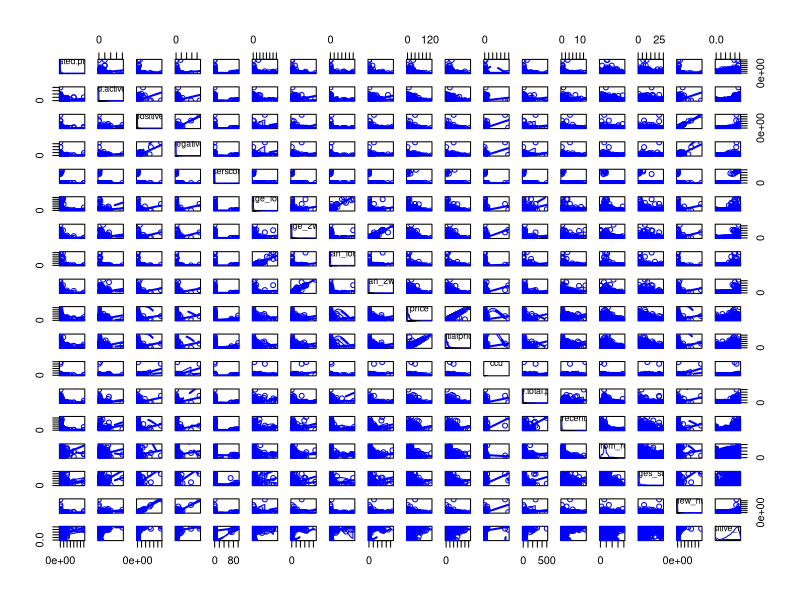
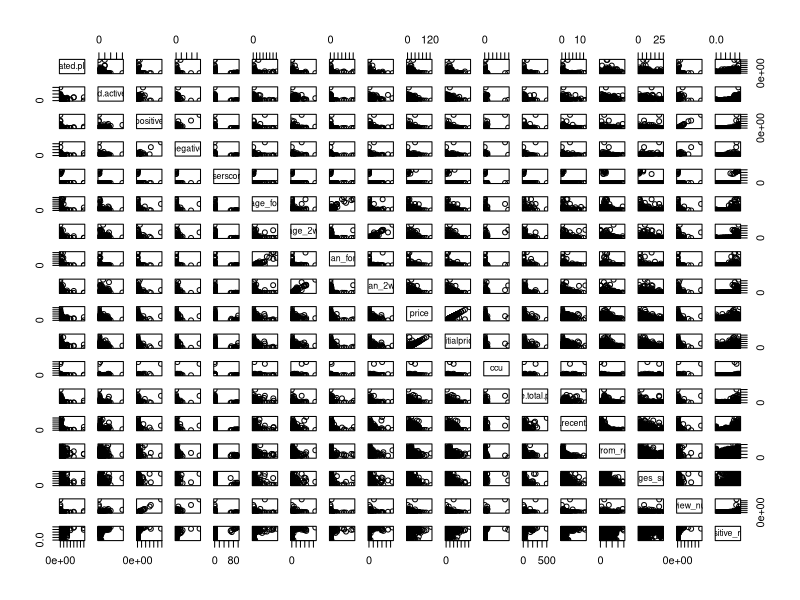

R code for these plots, in order:
install.packages(car)
library(dplyr)
library(car)
setwd("Steam_review/Data")

data = read.table("data.csv",header=TRUE,quote="\"",fill=TRUE,sep=",")




data$average.total.playtime <- sub("h","",data$average.total.playtime)
data$average.recent.playtime <- sub("h","",data$average.recent.playtime)

data$average.total.playtime <- as.numeric(data$average.total.playtime)
data$average.recent.playtime <- as.numeric(data$average.recent.playtime)

new_data <- data[!names(data) %in% "score_rank"]

nrow(new_data)
new_data <- na.omit(new_data)
nrow(new_data)
names(new_data)
no_needed <- c("appid","name","developer","publisher","owners","discount","languages","genre","tags","release_date")
new_data <- new_data[!names(new_data) %in% no_needed]

new_data <- new_data %>% relocate(estimated.active.players) 
new_data <- new_data %>% relocate(estimated.players) 
names(new_data)




cor(new_data)
scatterplotMatrix(new_data)





plot(new_data)

